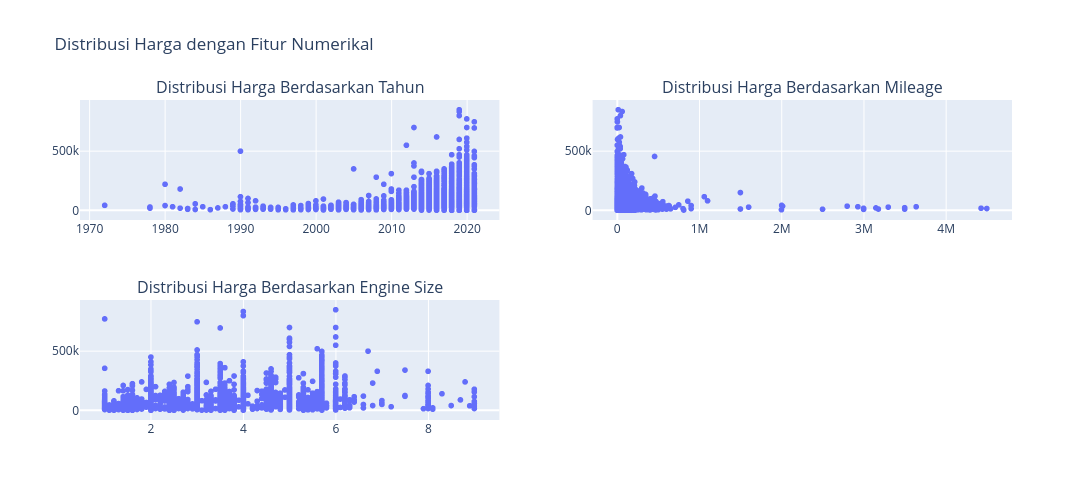

Write notebook code for a chart like this one.
### Markdown cell above
#### 3.8 Hubungan Harga dengan Fitur Numerikal

### Code cell
# Create subplots for 2 columns
fig = make_subplots(rows=2, cols=2, subplot_titles=[
    'Distribusi Harga Berdasarkan Tahun',
    'Distribusi Harga Berdasarkan Mileage',
    'Distribusi Harga Berdasarkan Engine Size'
])

# Price vs Year
year_fig = px.scatter(df[df['Price'] > 0], x='Year', y='Price')
year_fig.update_layout(xaxis_title='Year', yaxis_title='Price', xaxis_tickangle=45)
for trace in year_fig['data']:
    trace.showlegend = False
    fig.add_trace(trace, row=1, col=1)

# Price vs Mileage 
mileage_fig = px.scatter(df[df['Price'] > 0], x='Mileage', y='Price')
mileage_fig.update_layout(xaxis_title='Mileage', yaxis_title='Price', xaxis_tickangle=45)
for trace in mileage_fig['data']:
    trace.showlegend = False
    fig.add_trace(trace, row=1, col=2)

# Price vs Engine_Size
region_fig = px.scatter(df[df['Price'] > 0], x='Engine_Size', y='Price')
region_fig.update_layout(xaxis_title='Engine_Size', yaxis_title='Price', xaxis_tickangle=45)
for trace in region_fig['data']:
    trace.showlegend = False
    fig.add_trace(trace, row=2, col=1)

# Update layout for the entire figure
fig.update_layout(height=500, width=1500, title_text="Distribusi Harga dengan Fitur Numerikal")
fig.show()

### Figure 1 — Plotly figure (JSON) as saved in the notebook; plotly's stock layout.template omitted (floating-point values rounded to 4 significant figures; data arrays with more than 128 entries replaced by an {"elided": "..."} marker saying what was removed)
{"data": [{"hovertemplate": "Year=%{x}<br>Price=%{y}<extra></extra>", "legendgroup": "", "marker": {"color": "#636efa", "symbol": "circle"}, "mode": "markers", "name": "", "showlegend": false, "type": "scattergl", "x": {"elided": "5500 int values"}, "xaxis": "x", "y": {"elided": "5500 int values"}, "yaxis": "y"}, {"hovertemplate": "Mileage=%{x}<br>Price=%{y}<extra></extra>", "legendgroup": "", "marker": {"color": "#636efa", "symbol": "circle"}, "mode": "markers", "name": "", "showlegend": false, "type": "scattergl", "x": {"elided": "5500 int values"}, "xaxis": "x2", "y": {"elided": "5500 int values"}, "yaxis": "y2"}, {"hovertemplate": "Engine_Size=%{x}<br>Price=%{y}<extra></extra>", "legendgroup": "", "marker": {"color": "#636efa", "symbol": "circle"}, "mode": "markers", "name": "", "showlegend": false, "type": "scattergl", "x": {"elided": "5500 float values"}, "xaxis": "x3", "y": {"elided": "5500 int values"}, "yaxis": "y3"}], "layout": {"annotations": [{"font": {"size": 16}, "showarrow": false, "text": "Distribusi Harga Berdasarkan Tahun", "x": 0.225, "xanchor": "center", "xref": "paper", "y": 1, "yanchor": "bottom", "yref": "paper"}, {"font": {"size": 16}, "showarrow": false, "text": "Distribusi Harga Berdasarkan Mileage", "x": 0.775, "xanchor": "center", "xref": "paper", "y": 1, "yanchor": "bottom", "yref": "paper"}, {"font": {"size": 16}, "showarrow": false, "text": "Distribusi Harga Berdasarkan Engine Size", "x": 0.225, "xanchor": "center", "xref": "paper", "y": 0.375, "yanchor": "bottom", "yref": "paper"}], "height": 500, "title": {"text": "Distribusi Harga dengan Fitur Numerikal"}, "width": 1500, "xaxis": {"anchor": "y", "domain": [0, 0.45]}, "xaxis2": {"anchor": "y2", "domain": [0.55, 1]}, "xaxis3": {"anchor": "y3", "domain": [0, 0.45]}, "xaxis4": {"anchor": "y4", "domain": [0.55, 1]}, "yaxis": {"anchor": "x", "domain": [0.625, 1]}, "yaxis2": {"anchor": "x2", "domain": [0.625, 1]}, "yaxis3": {"anchor": "x3", "domain": [0, 0.375]}, "yaxis4": {"anchor": "x4", "domain": [0, 0.375]}}}
